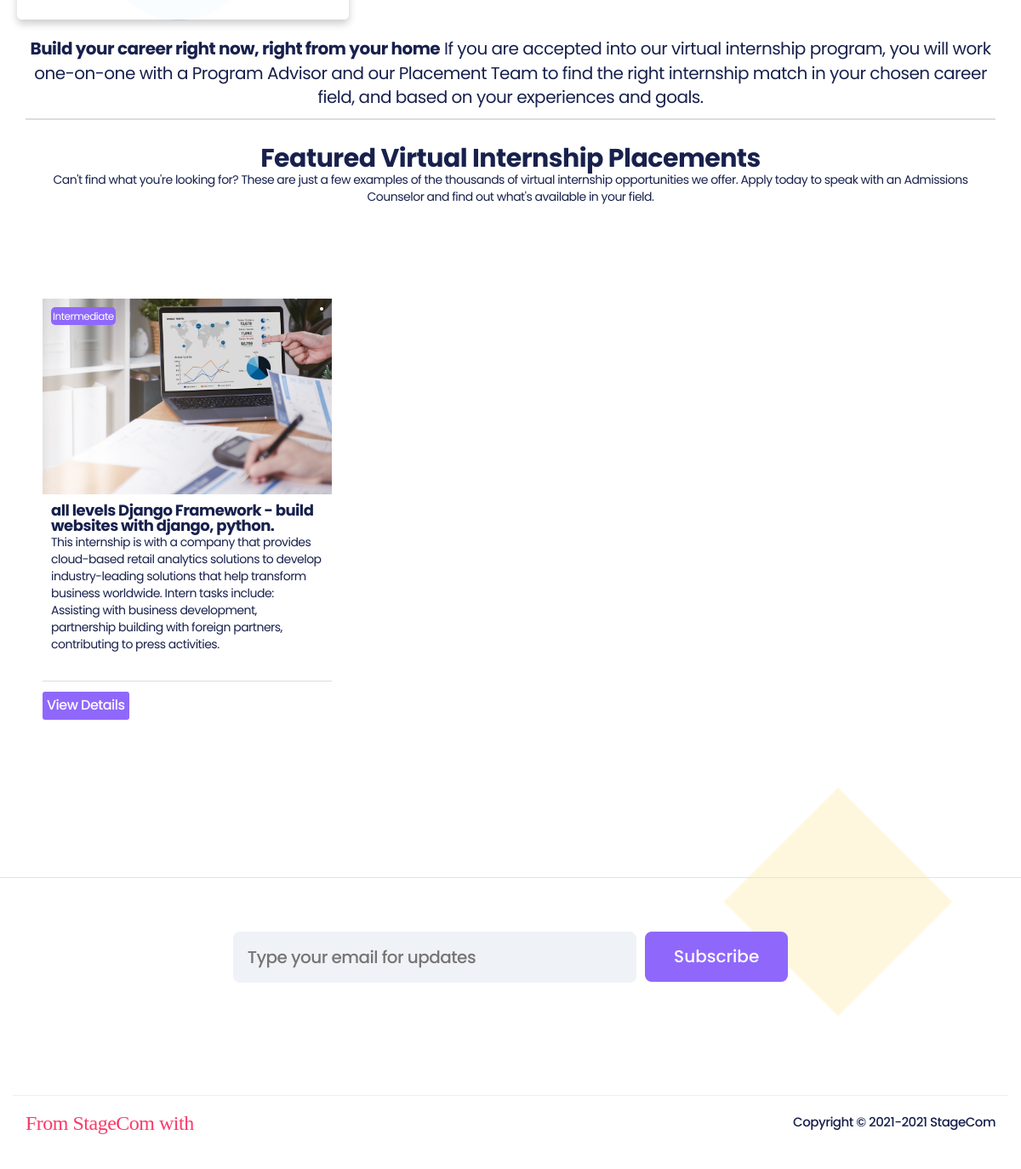
Page /internships/ (lower part) on the earlier database version.
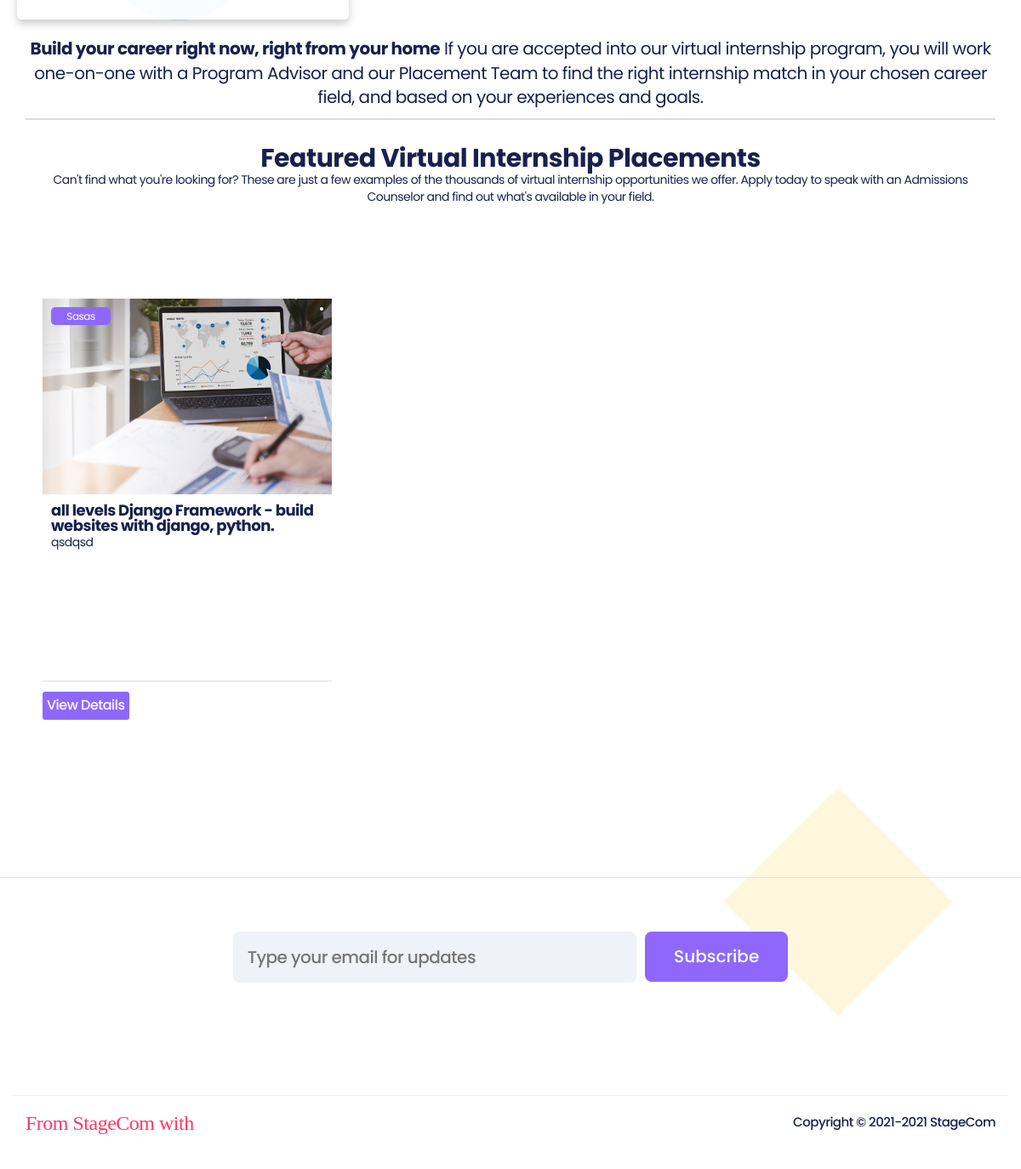
Same page on the later database version.
### stagecomfacade/models.py (models this page shows, shortened)
class Internships(models.Model):
    title=models.CharField(max_length=255)
    image=models.ImageField(blank=False, upload_to="Internships_images")
    level=models.CharField(max_length=100)
    company=models.ForeignKey(User,blank=True,on_delete=models.CASCADE)
    location=models.CharField(max_length=255)
    date=models.DateTimeField(blank=True)
    date_added=models.DateTimeField(auto_now_add=True)
    tags=models.CharField(max_length=255)
    requirements=models.TextField(max_length=255,blank=True)
    description=models.TextField(blank=True)

### stagecomfacade/views.py (the view)
# urls.py: path('internships/',views.internships, name="internships"),
def internships(request):
    internships=Internships.objects.all()
    savedInternships=[]
    saveArray=[]
    arrayinternships=[]
    for  intnum,intship in enumerate(internships):
        try:
            savedInternships= WishInternship.objects.filter(user=request.user)
            str(intship) == str(savedInternships[intnum])
            flagSavedInternship = "exist"
        except:
            flagSavedInternship = False
        myobject= {"saved":flagSavedInternship,"intship":intship}
        arrayinternships.append(myobject)
    context={"title":"Internships" ,"internships":arrayinternships, "wishInternships":savedInternships}
    return render(request, "pages/internships.html",context)

### stagecomfacade/templates/pages/internships.html (shortened to what this page needs)
{% extends "pages/base.html" %}
{% load static %}
{% block css %}
<link rel="stylesheet" href="{% static './css/courses.css' %}">
    <link rel="stylesheet" href="{% static './css/register.css' %}">
    <link rel="stylesheet" href="{% static './css/internships.css' %}">
{% endblock css %}
{% block content %}
<section class="containerInternship">
  <div class="wrapper">
    <form action="#">
    </form>
  </div>
</section>
<section class="courses">
  <div class="container">
     <div class="text-courses-above">
      <p>
         <strong>Build your career right now, right from your home</strong>
         If you are accepted into our virtual internship program, you will work one-on-one with a
          Program Advisor and our Placement Team to find the right internship
         match in your chosen career field, and based on your experiences and goals.
      </p>
     </div>
     <div class="text-courses-bottom">
      <p>
        <h2>Featured Virtual Internship Placements</h2>
        Can't find what you're looking for? These are just a few examples of the thousands of
         virtual internship opportunities we offer. Apply today
        to speak with an Admissions Counselor and find out what's available in your field.
     </p>
     </div>
     <div class="rowcrss">
      {% for internship in internships %}
      <div class="course">
        <div class="imgcourse">
            <img src="../static{{internship.intship.image.url}}" alt="ss">
        </div>
        <div class="infocourse">
            <div class="course-level">
              {{internship.intship.level}}
            </div>
            {% if internship.saved == "exist" %}
            <div class="save-course saveinternship">
             <i data-internship="{{internship.intship.id}}" class="lni lni-bookmark save-internship added"></i>
            </div>
            {% else %}
            <div class="save-course">
             </div>
            {% endif %}
            <div class="title-course">
                <h4>
                  {{internship.intship.title}}
                </h4>
            </div>
            <div class="desc">
              <p>
                {{internship.intship.description}}
              </p>
            </div>
        </div>
        <div class="enroll-price">
            <div class="apply-btn">
              <a href="{% url 'internshipDet' internship.intship.id %}"  class=" button button-apply">View Details</a>
            </div>
        </div>
    </div>
      {% endfor %}
     </div>
  </div>
</section>
{% endblock content %}

Differences in the rows shown:
removed Internships: intship.image (picture), intship.level "Intermediate", intship "all levels Django Framework - build websites with django, python.", intship.description "This internship is with a company that provides cloud-based retail analytics solutions to develop industry-leading solutions that help transform business worldwide. Intern tasks include: Assisting with business development, partnership building with foreign partners, contributing to press activities."
added Internships: intship.image (picture), intship.level "Sasas", intship "all levels Django Framework - build websites with django, python.", intship.description "qsdqsd"
